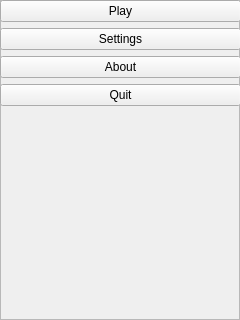
<?xml version="1.0" encoding="UTF-8"?>
<ui version="4.0">
 <class>mainMenuFrame</class>
 <widget class="QFrame" name="mainMenuFrame">
  <property name="geometry">
   <rect>
    <x>0</x>
    <y>0</y>
    <width>240</width>
    <height>320</height>
   </rect>
  </property>
  <property name="windowTitle">
   <string>Frame</string>
  </property>
  <property name="styleSheet">
   <string notr="true"/>
  </property>
  <property name="frameShape">
   <enum>QFrame::StyledPanel</enum>
  </property>
  <property name="frameShadow">
   <enum>QFrame::Raised</enum>
  </property>
  <widget class="QWidget" name="verticalLayoutWidget">
   <property name="geometry">
    <rect>
     <x>0</x>
     <y>0</y>
     <width>241</width>
     <height>321</height>
    </rect>
   </property>
   <layout class="QVBoxLayout" name="verticalLayout">
    <item>
     <widget class="QPushButton" name="m_newGameBtn">
      <property name="text">
       <string>Play</string>
      </property>
     </widget>
    </item>
    <item>
     <widget class="QPushButton" name="m_settingsBtn">
      <property name="text">
       <string>Settings</string>
      </property>
     </widget>
    </item>
    <item>
     <widget class="QPushButton" name="m_aboutBtn">
      <property name="text">
       <string>About</string>
      </property>
     </widget>
    </item>
    <item>
     <widget class="QPushButton" name="m_quitBtn">
      <property name="text">
       <string>Quit</string>
      </property>
     </widget>
    </item>
    <item>
     <spacer name="verticalSpacer">
      <property name="orientation">
       <enum>Qt::Vertical</enum>
      </property>
      <property name="sizeHint" stdset="0">
       <size>
        <width>20</width>
        <height>40</height>
       </size>
      </property>
     </spacer>
    </item>
   </layout>
  </widget>
  <action name="actionNewGame">
   <property name="text">
    <string>Play</string>
   </property>
  </action>
  <action name="actionSettings">
   <property name="text">
    <string>Settings</string>
   </property>
  </action>
  <action name="actionQuit">
   <property name="text">
    <string>Quit</string>
   </property>
  </action>
  <action name="actionAbout">
   <property name="text">
    <string>About</string>
   </property>
  </action>
 </widget>
 <resources/>
 <connections>
  <connection>
   <sender>m_newGameBtn</sender>
   <signal>clicked()</signal>
   <receiver>actionNewGame</receiver>
   <slot>trigger()</slot>
   <hints>
    <hint type="sourcelabel">
     <x>120</x>
     <y>42</y>
    </hint>
    <hint type="destinationlabel">
     <x>-1</x>
     <y>-1</y>
    </hint>
   </hints>
  </connection>
  <connection>
   <sender>m_settingsBtn</sender>
   <signal>clicked()</signal>
   <receiver>actionSettings</receiver>
   <slot>trigger()</slot>
   <hints>
    <hint type="sourcelabel">
     <x>120</x>
     <y>100</y>
    </hint>
    <hint type="destinationlabel">
     <x>-1</x>
     <y>-1</y>
    </hint>
   </hints>
  </connection>
  <connection>
   <sender>m_aboutBtn</sender>
   <signal>clicked()</signal>
   <receiver>actionAbout</receiver>
   <slot>trigger()</slot>
   <hints>
    <hint type="sourcelabel">
     <x>120</x>
     <y>158</y>
    </hint>
    <hint type="destinationlabel">
     <x>-1</x>
     <y>-1</y>
    </hint>
   </hints>
  </connection>
  <connection>
   <sender>m_quitBtn</sender>
   <signal>clicked()</signal>
   <receiver>actionQuit</receiver>
   <slot>trigger()</slot>
   <hints>
    <hint type="sourcelabel">
     <x>120</x>
     <y>216</y>
    </hint>
    <hint type="destinationlabel">
     <x>-1</x>
     <y>-1</y>
    </hint>
   </hints>
  </connection>
 </connections>
</ui>
